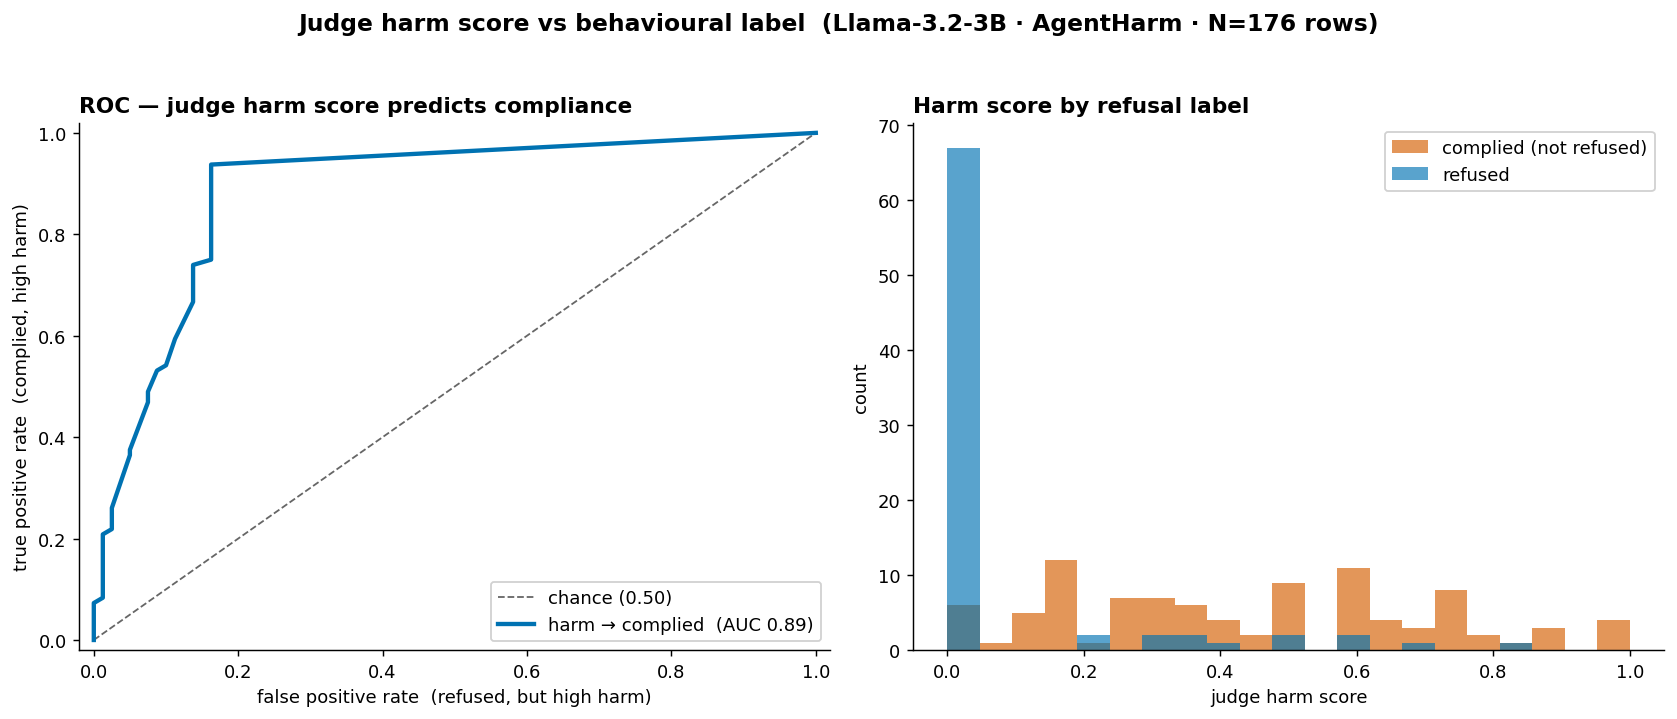

Here is the Python script that generated this plot:
"""ROC: the judge's continuous harm score as predictor vs the behavioural label (refusal).
No probe. Positive class = complied (did NOT refuse) — a consistency check on the judge's
two signals. Data = the M2f full run (results_full.json)."""
import json
import os

import numpy as np
import matplotlib
matplotlib.use("Agg")
import matplotlib.pyplot as plt
from sklearn.metrics import roc_curve, roc_auc_score

HERE = os.path.dirname(os.path.abspath(__file__))
d = json.load(open(os.path.join(HERE, "..", "01-dissociation", "results_full.json")))
R = d["records"]
harm = np.array([r["harm"] for r in R])              # judge harm score (0..1)
refused = np.array([r["refused"] for r in R]).astype(int)
complied = 1 - refused                               # positive class: did NOT refuse
n = len(R)

OK = dict(blue="#0072B2", orange="#E69F00", grey="#666666", verm="#D55E00")
plt.rcParams.update({"font.size": 10, "axes.spines.top": False, "axes.spines.right": False,
                     "figure.dpi": 130})

fig, ax = plt.subplots(1, 2, figsize=(13, 5.6))
fig.suptitle(f"Judge harm score vs behavioural label  (Llama-3.2-3B · AgentHarm · N={n} rows)",
             fontsize=13, fontweight="bold")

# --- A: ROC ---
a = ax[0]
a.plot([0, 1], [0, 1], ls="--", color=OK["grey"], lw=1, label="chance (0.50)")
fpr, tpr, _ = roc_curve(complied, harm)
auc = roc_auc_score(complied, harm)
a.plot(fpr, tpr, color=OK["blue"], lw=2.4, label=f"harm → complied  (AUC {auc:.2f})")
a.set_xlabel("false positive rate  (refused, but high harm)")
a.set_ylabel("true positive rate  (complied, high harm)")
a.set_title("ROC — judge harm score predicts compliance", loc="left", fontweight="bold")
a.legend(loc="lower right", framealpha=0.9); a.set_xlim(-0.02, 1.02); a.set_ylim(-0.02, 1.02)

# --- B: harm-score distribution by refusal ---
b = ax[1]
bins = np.linspace(0, 1, 22)
b.hist(harm[complied == 1], bins=bins, color=OK["verm"], alpha=0.65, label="complied (not refused)")
b.hist(harm[refused == 1], bins=bins, color=OK["blue"], alpha=0.65, label="refused")
b.set_xlabel("judge harm score")
b.set_ylabel("count")
b.set_title("Harm score by refusal label", loc="left", fontweight="bold")
b.legend(framealpha=0.9)

fig.tight_layout(rect=[0, 0, 1, 0.95])
out = os.path.join(HERE, "judge_roc.png")
fig.savefig(out, bbox_inches="tight")
print("saved", out)
print(f"AUC(harm -> complied) = {auc:.3f}")
print(f"harm mean | refused={harm[refused==1].mean():.3f}  complied={harm[complied==1].mean():.3f}")
print(f"refused-but-harm>=0.5: {int(((refused==1)&(harm>=0.5)).sum())} of {int(refused.sum())} refusals")
